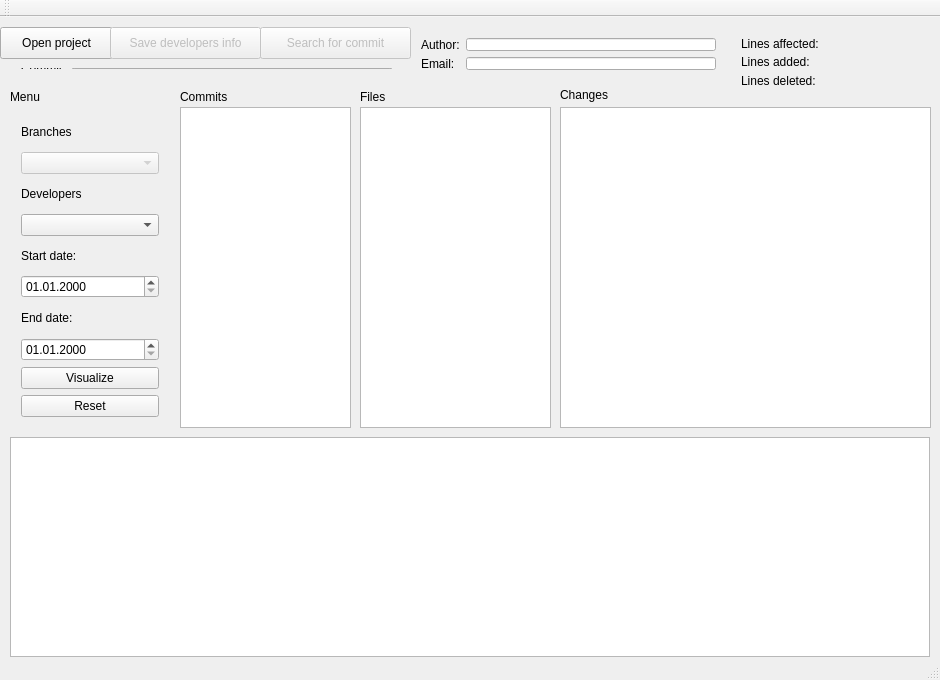
<?xml version="1.0" encoding="UTF-8"?>
<ui version="4.0">
 <class>MainWindow</class>
 <widget class="QMainWindow" name="MainWindow">
  <property name="windowModality">
   <enum>Qt::NonModal</enum>
  </property>
  <property name="enabled">
   <bool>true</bool>
  </property>
  <property name="geometry">
   <rect>
    <x>0</x>
    <y>0</y>
    <width>940</width>
    <height>680</height>
   </rect>
  </property>
  <property name="sizePolicy">
   <sizepolicy hsizetype="Maximum" vsizetype="Maximum">
    <horstretch>0</horstretch>
    <verstretch>0</verstretch>
   </sizepolicy>
  </property>
  <property name="minimumSize">
   <size>
    <width>940</width>
    <height>680</height>
   </size>
  </property>
  <property name="maximumSize">
   <size>
    <width>940</width>
    <height>680</height>
   </size>
  </property>
  <property name="baseSize">
   <size>
    <width>940</width>
    <height>680</height>
   </size>
  </property>
  <property name="windowTitle">
   <string>Project visualization</string>
  </property>
  <property name="autoFillBackground">
   <bool>false</bool>
  </property>
  <widget class="QWidget" name="centralWidget">
   <widget class="QWidget" name="verticalLayoutWidget">
    <property name="geometry">
     <rect>
      <x>10</x>
      <y>90</y>
      <width>160</width>
      <height>321</height>
     </rect>
    </property>
    <layout class="QVBoxLayout" name="LeftMenu">
     <item>
      <widget class="QLabel" name="lblBrs">
       <property name="text">
        <string>Branches</string>
       </property>
      </widget>
     </item>
     <item>
      <widget class="QComboBox" name="brComboBox">
       <property name="enabled">
        <bool>false</bool>
       </property>
      </widget>
     </item>
     <item>
      <widget class="QLabel" name="lblDevs">
       <property name="text">
        <string>Developers</string>
       </property>
      </widget>
     </item>
     <item>
      <widget class="QComboBox" name="devComboBox"/>
     </item>
     <item>
      <widget class="QLabel" name="lblStartDate">
       <property name="text">
        <string>Start date:</string>
       </property>
      </widget>
     </item>
     <item>
      <widget class="QDateTimeEdit" name="startDateEdit">
       <property name="displayFormat">
        <string>dd.MM.yyyy</string>
       </property>
      </widget>
     </item>
     <item>
      <widget class="QLabel" name="lblEndDate">
       <property name="text">
        <string>End date:</string>
       </property>
      </widget>
     </item>
     <item>
      <widget class="QDateTimeEdit" name="endDateEdit">
       <property name="displayFormat">
        <string>dd.MM.yyyy</string>
       </property>
      </widget>
     </item>
     <item>
      <widget class="QPushButton" name="btnVisualize">
       <property name="text">
        <string>Visualize</string>
       </property>
      </widget>
     </item>
     <item>
      <widget class="QPushButton" name="btnReset">
       <property name="text">
        <string>Reset</string>
       </property>
      </widget>
     </item>
    </layout>
   </widget>
   <widget class="QLabel" name="lblMenu">
    <property name="geometry">
     <rect>
      <x>10</x>
      <y>70</y>
      <width>148</width>
      <height>20</height>
     </rect>
    </property>
    <property name="text">
     <string>Menu</string>
    </property>
   </widget>
   <widget class="QGraphicsView" name="activityView">
    <property name="geometry">
     <rect>
      <x>10</x>
      <y>420</y>
      <width>920</width>
      <height>220</height>
     </rect>
    </property>
    <property name="minimumSize">
     <size>
      <width>920</width>
      <height>220</height>
     </size>
    </property>
    <property name="maximumSize">
     <size>
      <width>920</width>
      <height>220</height>
     </size>
    </property>
   </widget>
   <widget class="QTreeView" name="filesView">
    <property name="geometry">
     <rect>
      <x>360</x>
      <y>90</y>
      <width>191</width>
      <height>321</height>
     </rect>
    </property>
   </widget>
   <widget class="QListView" name="commitsView">
    <property name="geometry">
     <rect>
      <x>180</x>
      <y>90</y>
      <width>171</width>
      <height>321</height>
     </rect>
    </property>
    <property name="editTriggers">
     <set>QAbstractItemView::NoEditTriggers</set>
    </property>
   </widget>
   <widget class="QLabel" name="lblCommits">
    <property name="geometry">
     <rect>
      <x>180</x>
      <y>70</y>
      <width>148</width>
      <height>20</height>
     </rect>
    </property>
    <property name="text">
     <string>Commits</string>
    </property>
   </widget>
   <widget class="QLabel" name="lblFiles">
    <property name="geometry">
     <rect>
      <x>360</x>
      <y>70</y>
      <width>148</width>
      <height>20</height>
     </rect>
    </property>
    <property name="text">
     <string>Files</string>
    </property>
   </widget>
   <widget class="QTextBrowser" name="diffView">
    <property name="geometry">
     <rect>
      <x>560</x>
      <y>90</y>
      <width>371</width>
      <height>321</height>
     </rect>
    </property>
   </widget>
   <widget class="QLabel" name="lblChanges">
    <property name="geometry">
     <rect>
      <x>560</x>
      <y>70</y>
      <width>61</width>
      <height>16</height>
     </rect>
    </property>
    <property name="text">
     <string>Changes</string>
    </property>
   </widget>
   <widget class="QPushButton" name="btnOpenProject">
    <property name="geometry">
     <rect>
      <x>0</x>
      <y>10</y>
      <width>113</width>
      <height>32</height>
     </rect>
    </property>
    <property name="text">
     <string>Open project</string>
    </property>
   </widget>
   <widget class="QPushButton" name="btnSaveDevs">
    <property name="enabled">
     <bool>false</bool>
    </property>
    <property name="geometry">
     <rect>
      <x>110</x>
      <y>10</y>
      <width>151</width>
      <height>32</height>
     </rect>
    </property>
    <property name="text">
     <string>Save developers info</string>
    </property>
   </widget>
   <widget class="QPushButton" name="btnSearchCommit">
    <property name="enabled">
     <bool>false</bool>
    </property>
    <property name="geometry">
     <rect>
      <x>260</x>
      <y>10</y>
      <width>151</width>
      <height>32</height>
     </rect>
    </property>
    <property name="text">
     <string>Search for commit</string>
    </property>
   </widget>
   <widget class="QWidget" name="formLayoutWidget">
    <property name="geometry">
     <rect>
      <x>730</x>
      <y>10</y>
      <width>160</width>
      <height>71</height>
     </rect>
    </property>
    <layout class="QFormLayout" name="lineChangeLayout">
     <item row="0" column="0">
      <widget class="QLabel" name="label_3">
       <property name="text">
        <string>Lines affected:</string>
       </property>
      </widget>
     </item>
     <item row="1" column="0">
      <widget class="QLabel" name="label_4">
       <property name="text">
        <string>Lines added:</string>
       </property>
      </widget>
     </item>
     <item row="2" column="0">
      <widget class="QLabel" name="label_5">
       <property name="text">
        <string>Lines deleted:</string>
       </property>
      </widget>
     </item>
     <item row="0" column="1">
      <widget class="QLabel" name="lblLinesAffected">
       <property name="text">
        <string/>
       </property>
      </widget>
     </item>
     <item row="1" column="1">
      <widget class="QLabel" name="lblLinesAdded">
       <property name="text">
        <string/>
       </property>
      </widget>
     </item>
     <item row="2" column="1">
      <widget class="QLabel" name="lblLinesDeleted">
       <property name="text">
        <string/>
       </property>
      </widget>
     </item>
    </layout>
   </widget>
   <widget class="QWidget" name="formLayoutWidget_2">
    <property name="geometry">
     <rect>
      <x>410</x>
      <y>10</y>
      <width>321</width>
      <height>54</height>
     </rect>
    </property>
    <layout class="QFormLayout" name="authorLayout">
     <item row="1" column="0">
      <widget class="QLabel" name="lblEmail">
       <property name="text">
        <string>Email:</string>
       </property>
      </widget>
     </item>
     <item row="0" column="0">
      <widget class="QLabel" name="lblAuthor">
       <property name="text">
        <string>Author:</string>
       </property>
      </widget>
     </item>
     <item row="0" column="1">
      <widget class="QLineEdit" name="editAuthor">
       <property name="sizePolicy">
        <sizepolicy hsizetype="Fixed" vsizetype="Fixed">
         <horstretch>0</horstretch>
         <verstretch>0</verstretch>
        </sizepolicy>
       </property>
       <property name="minimumSize">
        <size>
         <width>250</width>
         <height>0</height>
        </size>
       </property>
      </widget>
     </item>
     <item row="1" column="1">
      <widget class="QLineEdit" name="editEmail">
       <property name="sizePolicy">
        <sizepolicy hsizetype="Fixed" vsizetype="Fixed">
         <horstretch>0</horstretch>
         <verstretch>0</verstretch>
        </sizepolicy>
       </property>
       <property name="minimumSize">
        <size>
         <width>250</width>
         <height>0</height>
        </size>
       </property>
      </widget>
     </item>
    </layout>
   </widget>
   <widget class="QWidget" name="formLayoutWidget_3">
    <property name="geometry">
     <rect>
      <x>10</x>
      <y>40</y>
      <width>391</width>
      <height>23</height>
     </rect>
    </property>
    <layout class="QFormLayout" name="commitLayout">
     <item row="0" column="1">
      <widget class="QLineEdit" name="editCommit">
       <property name="sizePolicy">
        <sizepolicy hsizetype="Fixed" vsizetype="Fixed">
         <horstretch>0</horstretch>
         <verstretch>0</verstretch>
        </sizepolicy>
       </property>
       <property name="minimumSize">
        <size>
         <width>320</width>
         <height>0</height>
        </size>
       </property>
      </widget>
     </item>
     <item row="0" column="0">
      <widget class="QLabel" name="label">
       <property name="text">
        <string>Commit:</string>
       </property>
      </widget>
     </item>
    </layout>
   </widget>
  </widget>
  <widget class="QMenuBar" name="menuBar">
   <property name="geometry">
    <rect>
     <x>0</x>
     <y>0</y>
     <width>940</width>
     <height>22</height>
    </rect>
   </property>
  </widget>
  <widget class="QToolBar" name="mainToolBar">
   <attribute name="toolBarArea">
    <enum>TopToolBarArea</enum>
   </attribute>
   <attribute name="toolBarBreak">
    <bool>false</bool>
   </attribute>
  </widget>
  <widget class="QStatusBar" name="statusBar"/>
  <action name="actionOpen">
   <property name="text">
    <string>Open</string>
   </property>
  </action>
  <action name="actionSave">
   <property name="text">
    <string>Save developers info</string>
   </property>
  </action>
  <action name="actionSearch">
   <property name="text">
    <string>Search</string>
   </property>
  </action>
  <action name="actionLil">
   <property name="text">
    <string>lil</string>
   </property>
  </action>
 </widget>
 <layoutdefault spacing="6" margin="11"/>
 <resources/>
 <connections/>
</ui>
